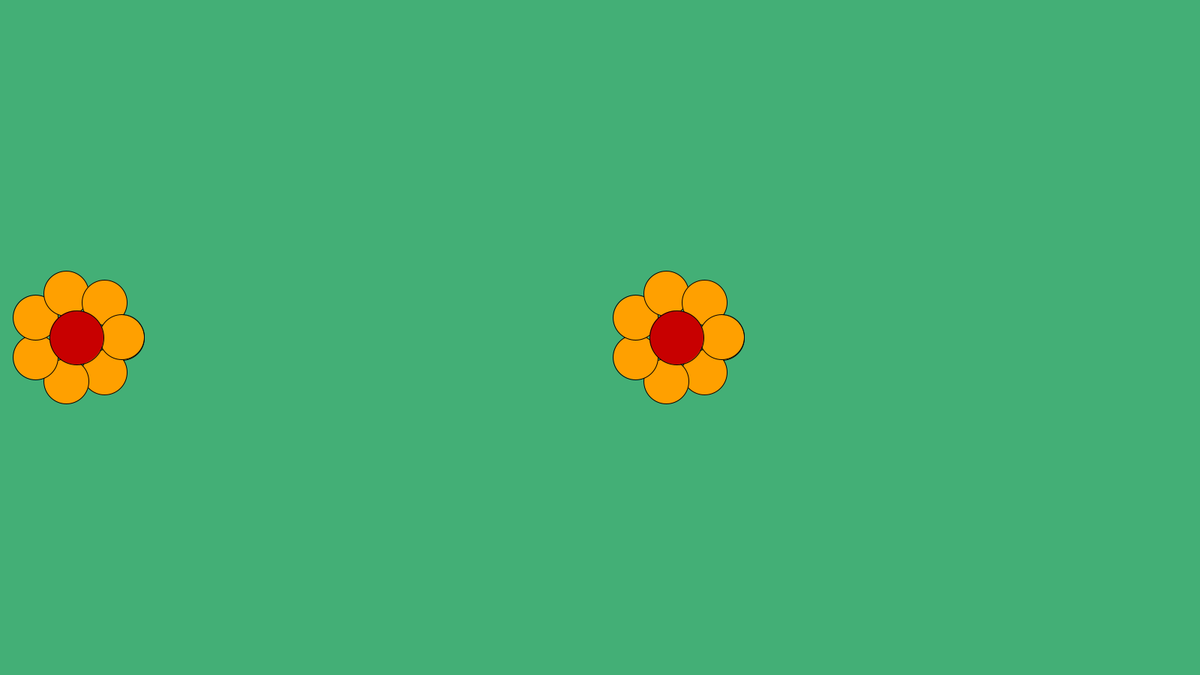
Frame 1 (no input)
Frame 60 (the mouse pressed at the canvas centre just before this capture): identical to frame 1, image omitted
Frame 120 (the mouse held since frame 60 and released just before this capture): identical to frame 1, image omitted

The Processing sketch that drew this single still picture (run headless with seeded random() and noise(); from frame 60 on, the mouse is pressed at the canvas centre):

// Processing sketch: Flower_making_with_object
// ── Flower_making_with_object.pde
//Flower myFlower1;
//Flower myFlower2;
//Flower myFlower3;

Flower [] FlowerRow = new Flower[2]; //flower array
int n_flowers = FlowerRow.length;


void setup() {
  size(1600,900);
  
  
  int _r1 = 60;
  int _petals = 7;
  float _x = random(height,width);
  float _y = height/2;
  int _pc = #FFA000;
  int _mspeed = 8;
  
   //print(FlowerRow.length);
   float fSpace=width/n_flowers;
   // float stepHalf=step/2;
  
 // myFlower1 = new Flower(_r1, _petals, _x, _y, _pc, _mspeed);
  //myFlower2 = new Flower(_r1, _petals, _x, _y, _pc, _mspeed);
  //myFlower3 = new Flower(_r1, _petals, _x, _y, _pc, _mspeed);
  
 for (int i = 0; i<n_flowers; i +=1) {
  FlowerRow[i] = new Flower (_r1, _petals, i*fSpace+_r1*1.7, _y, _pc, _mspeed);
 }

}


void draw(){

  background(#43AF76);
  
  
  for (int i = 0; i<n_flowers; i +=1) {
   FlowerRow[i].display();  
  }
  
    
    
  

  //myFlower1.display();
  //myFlower1.move();
  //myFlower1.bounce();
  
}





 

// ── FlowerClass.pde
class Flower {
  
  //Variables
  

float r;            // radius of the flower petal
int n_petals;       // numbers of petals
float x;            // x-pos of the center of the flower
float y;            // y-pos of the center of the flower
int petalColor;     // hexadecimal number of the color of petals
int xspeed, yspeed; // movement speed for the flower
float fSpace;       

Flower(float temp_r, int temp_n_petals, float temp_x, float temp_y, int temp_petalColor, int temp_speed) {
  
  r= temp_r;
  n_petals= temp_n_petals;
  x= temp_x;
  y= temp_y;
  petalColor= temp_petalColor;
  xspeed=temp_speed;
  yspeed=temp_speed;
  
  
}

void display () {

  float ballX;
  float ballY;
  
fill(petalColor);
  for (float i=0; i<PI*2; i+=2*PI/n_petals) {
  ballX= x + r*cos(i);
  ballY= y + r*sin(i);
  ellipse(ballX,ballY,r,r); 
  }
  fill(200,0,0);
  ellipse(x,y,r*1.2,r*1.2);  
}

void move (){

  x+=xspeed;
  y+=yspeed;
  
}

void bounce (){
 
  
  if(x>width || x<0){
    xspeed*=-1;
  }
  if(y>height || y<0){
    yspeed*=-1;
  }
  
  
}


}
